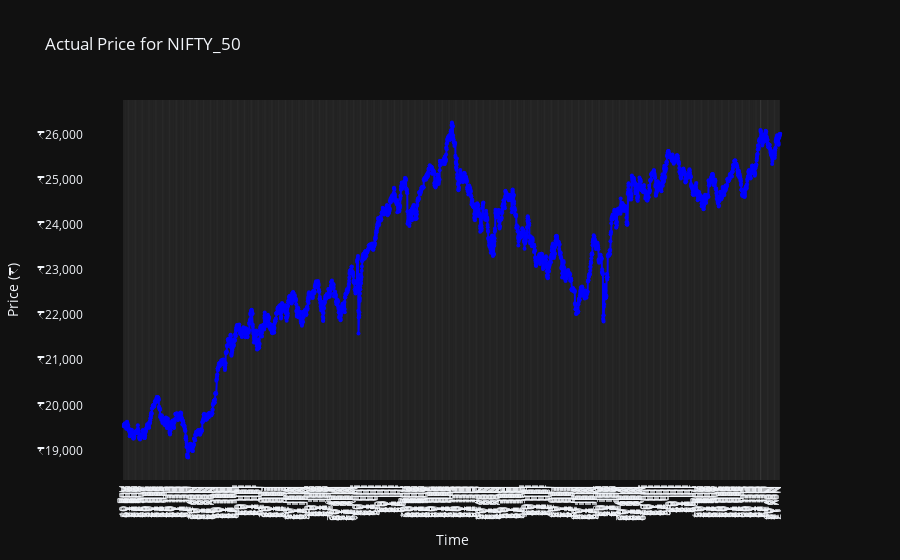

Here is the notebook cell this chart was saved with:
### Code cell
from plot_data_util import interactive_data_plot
interactive_data_plot(ticker=equity, data = predicted_data)

### Figure 1 — Plotly figure (JSON) as saved in the notebook; plotly's stock layout.template omitted (floating-point values rounded to 4 significant figures; data arrays with more than 128 entries replaced by an {"elided": "..."} marker saying what was removed)
{"data": [{"hovertemplate": "Actual: %{x}<br>₹%{y:,.2f}<extra></extra>", "line": {"color": "blue", "width": 2}, "marker": {"size": 4}, "mode": "lines+markers", "name": "Actual Price", "type": "scatter", "x": {"elided": "3922 str values"}, "y": {"elided": "3922 float values"}}], "layout": {"hovermode": "x unified", "title": {"text": "Actual Price for NIFTY_50"}, "xaxis": {"gridcolor": "rgba(255,255,255,0.1)", "showgrid": true, "tickfont": {"size": 10}, "tickmode": "array", "ticktext": {"elided": "561 str values"}, "tickvals": {"elided": "561 str values"}, "title": {"text": "Time"}, "type": "category"}, "yaxis": {"range": [18348, 26763], "showgrid": false, "tickformat": ",.0f", "tickprefix": "₹", "title": {"text": "Price (₹)"}}}}
